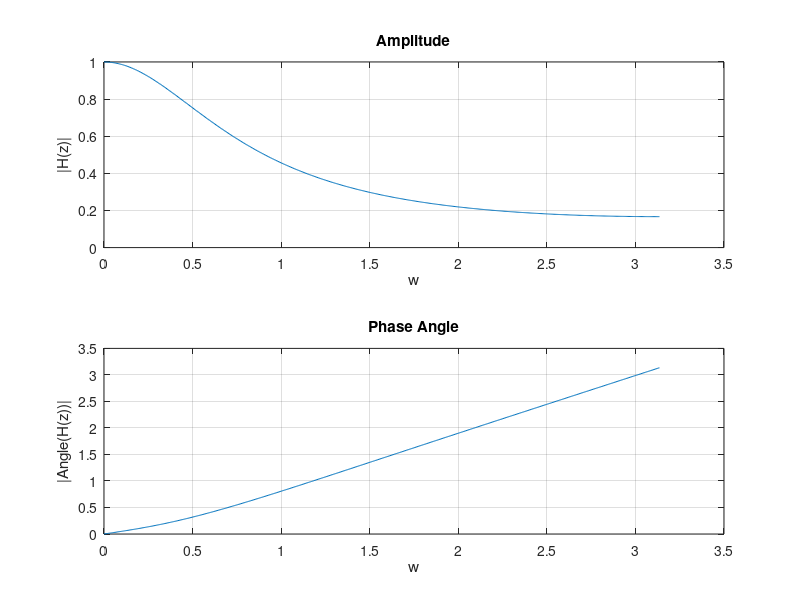
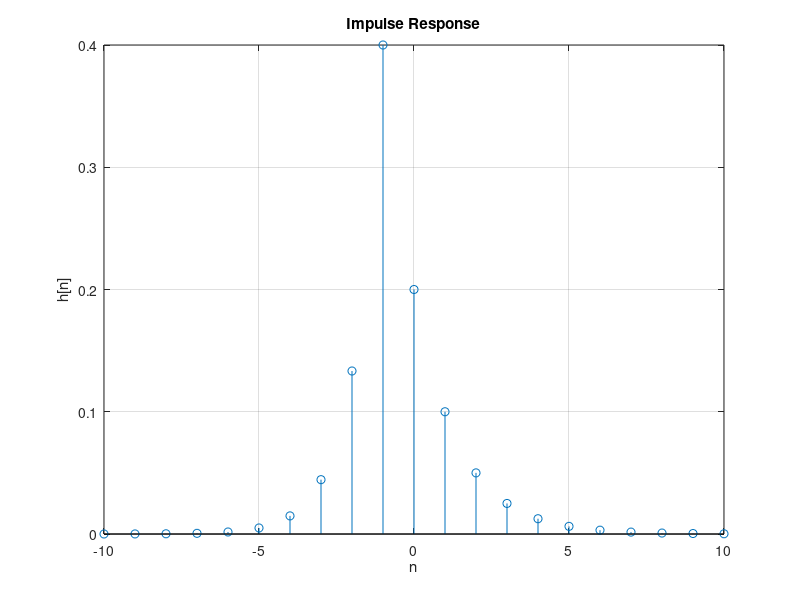
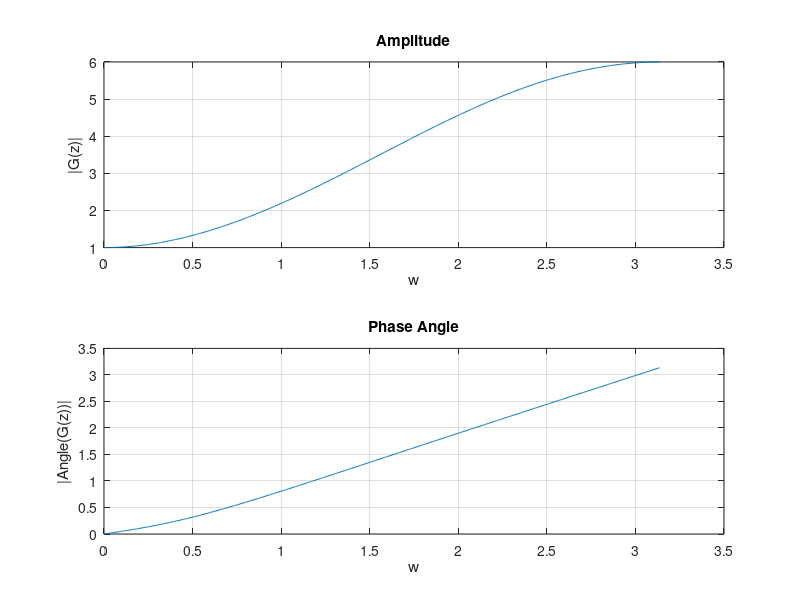
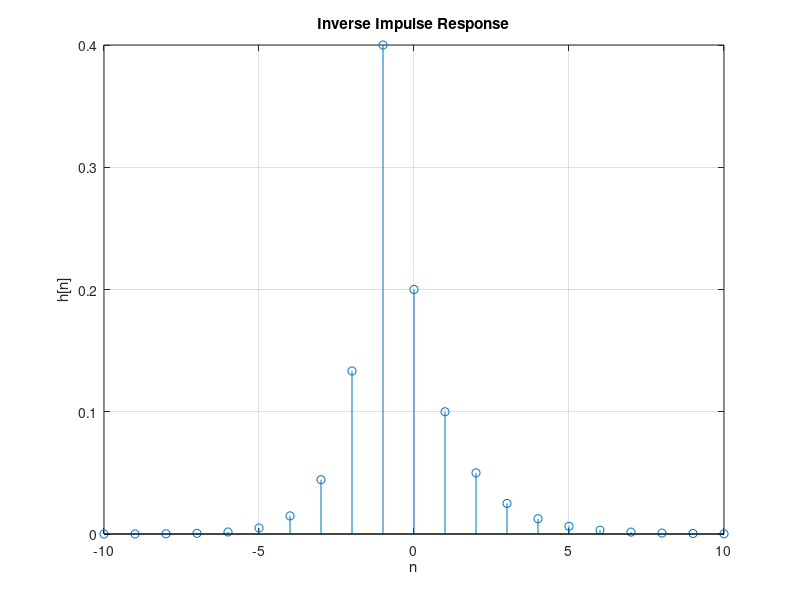

The MATLAB script that drew these images, in order:
clc; close all; clear;

% Setting up required functions
u = @(n)double(n>=0);
del = @(n)double(n==0);

%% QUESTION 1

% a) Transfer Function H(z):
% H(z) = 1/(-1+3.5z^-1-1.5z^-2)
% ROC: |0.5| < z < |3|

b = [1];
a = [-1,3.5,-1.5];

[H, w] = freqz(b,a);

figure;
subplot(2,1,1);
plot(w,abs(H));
xlabel("w");
ylabel("|H(z)|");
title("Amplitude");
grid on;

subplot(2,1,2);
plot(w,angle(H));
xlabel("w");
ylabel("|Angle(H(z))|");
title("Phase Angle");
grid on;

% Impulse Response: 0.2*0.5^nu(n) + 1.2*3^nu(-n-1)
% Derivation: https://drive.google.com/file/d/1bgMN640S_4OW6PIggLRphnLC7_SCfPdP/view?usp=drivesdk

n = -10:10;
h = 0.2*(0.5.^n).*u(n) + 1.2*(3.^n).*u(-n-1);

figure;
stem(n,h);
grid on;
ylabel("h[n]");
xlabel("n");
title("Impulse Response");

% Stable Inverse Response (Frequency Domain)

b = [-1,3.5,-1.5];
a = [1];

[G, w] = freqz(b,a);

figure;
subplot(2,1,1);
plot(w,abs(G));
xlabel("w");
ylabel("|G(z)|");
title("Amplitude");
grid on;

subplot(2,1,2);
plot(w,angle(H));
xlabel("w");
ylabel("|Angle(G(z))|");
title("Phase Angle");
grid on;

% Stable Inverse Response (Time Domain)

n = -10:10;
g = -1.5*del(n-2)+3.5*del(n-1)-del(n);

figure;
stem(n,h);
grid on;
ylabel("h[n]");
xlabel("n");
title("Inverse Impulse Response");

% Check H(z)*G(z) = 1 ?

HG = H.*G;

figure;
plot(w,abs(HG));
xlabel("w");
ylabel("|G(z)|");
title("Amplitude");
grid on;

% Yes, = 1

% Check h(n) convolve g(n) ?

n = -20:20;
hg = conv(h,g);

figure;
stem(n,hg);
ylabel("hg[n]");
xlabel("n");
title("Inverse Impulse Response");

% Yes, = direct delta

%% QUESTION 2

% Inverse (freq domain)

b = [1,-2.5,1];
a = [1,-1,0.7];

[H,w] = freqz(b,a);

figure;
subplot(2,1,1);
plot(w,abs(H));
xlabel("w");
ylabel("|H(z)|");
title("Amplitude");
grid on;

subplot(2,1,2);
plot(w,angle(H));
xlabel("w");
ylabel("|Angle(H(z))|");
title("Phase Angle");
grid on;

b = [1,-1,0.7];
a = [1,-2.5,1];

[G,w] = freqz(b,a);

figure;
subplot(2,1,1);
plot(w,abs(G));
xlabel("w");
ylabel("|G(z)|");
title("Inverse - Amplitude");
grid on;

subplot(2,1,2);
plot(w,angle(G));
xlabel("w");
ylabel("|Angle(G(z))|");
title("Inverse - Phase Angle");
grid on;

% checking H(w)G(w)

HG = H.*G;
figure;
plot(w,abs(HG));
xlabel("w");
ylabel("|HG(z)|");
title("HG - Amplitude");
grid on;

% equal one!

%% Inverse (time domain)

b = [1,-1,0.7];
a = [1,-2.5,1];
    
[r,p,k] = residuez(b,a)

n = -20:20;

g = k*del(n) + r(1).*((-p(1)).^n).*u(-n-1) + r(2).*((p(2)).^n).*u(n);

figure;
stem(n,g);
grid on;
ylabel("g[n]");
xlabel("n");
title("Impulse Response");

b = [1,-2.5,1];
a = [1,-1,0.7];

[r,p,k] = residuez(b,a);

h = k*del(n) + r(1).*(-(p(1)).^n).*u(n) + r(2).*(-(p(2)).^n).*u(n);

figure;
stem(n,h);
grid on;
ylabel("h[n]");
xlabel("n");
title("Impulse Response");

hg = conv(h,g);
n = -40:40;
figure;
stem(n,hg);
grid on;
ylabel("hg[n]");
xlabel("n");
title("Impulse Response");

% e: yes

